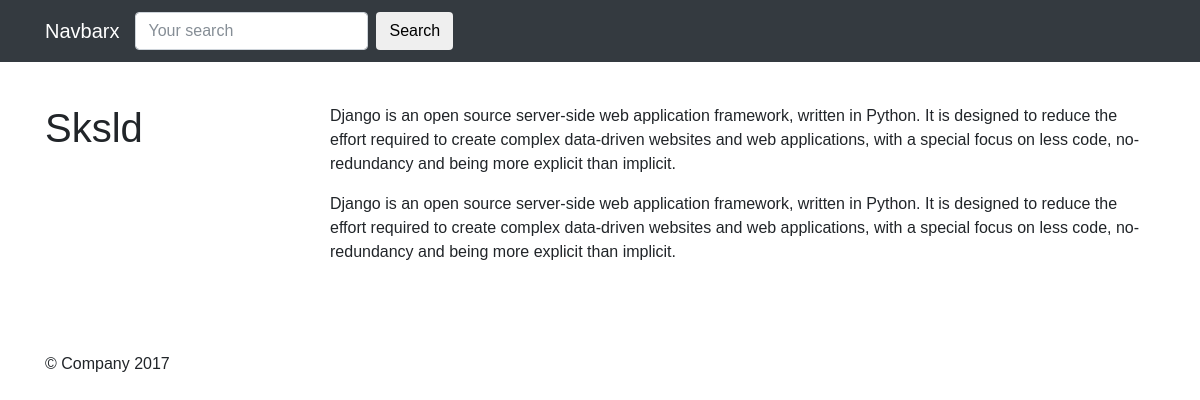
The page /pages/4/ on the database its author committed.
### pages/models.py (models this page shows)
class Candidate(models.Model):
	id_candidate = models.CharField(max_length=32, unique=True)
	userId = models.ForeignKey(settings.AUTH_USER_MODEL)
	name_candidate = models.CharField(max_length=60, unique=False)
	summary = models.TextField(max_length=500)
	descriptions = models.TextField(max_length=2000)
	slug = models.SlugField(unique=True)
	def __str__(self):
		return self.name_candidate
	def get_absolute_url(self):
		return reverse("candidate:detailcandidate", kwargs={"pk":self.pk})
	def save(self, *args, **kwargs):
            self.slug = slugify(self.name_candidate)
	    super(Candidate, self).save(*args, **kwargs)

### pages/views.py (the view, shortened to what this page needs)
# urls.py: url(r'^(?P<pk>\d+)/$', CandidateDetailView.as_view(), name='detailcandidate'),
class CandidateDetailView(DetailView):
    queryset = Candidate.objects.all()

### templates/pages/candidate_detail.html
{% extends 'base.html' %}
{% block content %}
<div class='row'>
    <div class='col-sm-3 col-xs-12'>
        <h1> {{ object.id_candidate }} <br></h1>
    </div>
    <div class='col-sm-9 col-xs-12'>
            <p>{{ object.summary }} </p>
            <p>{{ object.descriptions }} </p><br>
    </div>
</div>
{% endblock content %}

### static-storage/css/album.css (style rules this page uses)
body { min-height: 75rem; }

### static-storage/css/custom.css (style rules this page uses)
body { padding-top: 3.5rem; }

### static-storage/css/pages.css (style rules this page uses)
body { font-family: 'Oswald', sans-serif !important; }

### rows shown on the page
Candidate: id_candidate "Sksld", summary "Django is an open source server-side web application framework, written in Python. It is designed to reduce the effort required to create complex data-driven websites and web applications, with a special focus on less code, no-redundancy and being more explicit than implicit.", descriptions "Django is an open source server-side web application framework, written in Python. It is designed to reduce the effort required to create complex data-driven websites and web applications, with a special focus on less code, no-redundancy and being more explicit than implicit."
